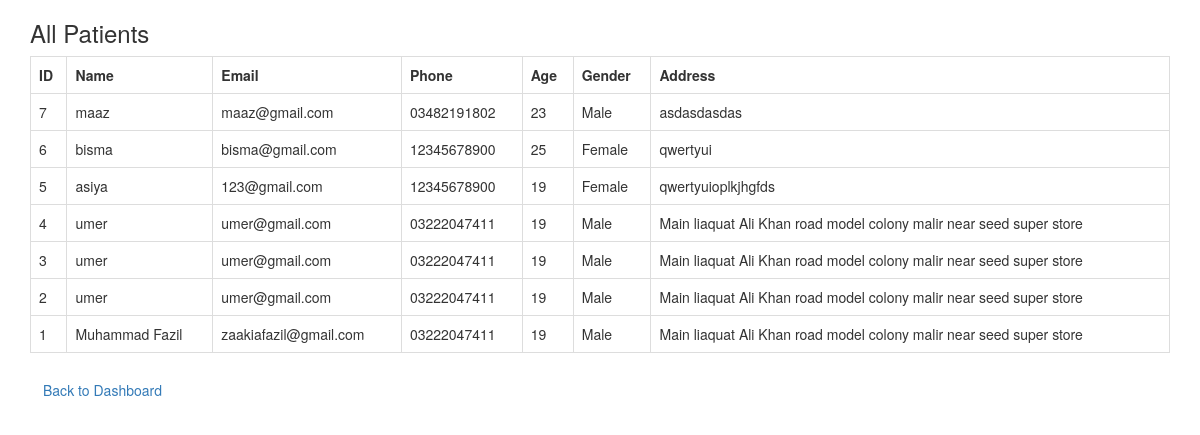
The page /hospital/patients.php (signed in) on the database its author committed.
### tables this page shows
CREATE TABLE `signup` (
  `id` int(11) NOT NULL,
  `name` varchar(100) DEFAULT NULL,
  `email` varchar(100) DEFAULT NULL,
  `password` varchar(100) DEFAULT NULL,
  `age` int(11) DEFAULT NULL,
  `gender` varchar(10) DEFAULT NULL,
  `phone` varchar(20) DEFAULT NULL,
  `address` text DEFAULT NULL
);

### hospital/patients.php (the view, shortened to what this page needs)
<?php
include "db.php";
$data = mysqli_query($conn, "SELECT * FROM signup ORDER BY id DESC");
?>
<!DOCTYPE html>
<html>
<head>
<link rel="stylesheet" href="../css/bootstrap.min.css">
</head>
<body class="container mt-4">
<h3>All Patients</h3>
<table class="table table-bordered">
<tr>
    <th>ID</th>
    <th>Name</th>
    <th>Email</th>
    <th>Phone</th>
    <th>Age</th>
    <th>Gender</th>
    <th>Address</th>
</tr>
<?php while($r = mysqli_fetch_assoc($data)){ ?>
<tr>
    <td><?php echo $r['id'] ?></td>
    <td><?php echo $r['name'] ?></td>
    <td><?php echo $r['email'] ?></td>
    <td><?php echo $r['phone'] ?></td>
    <td><?php echo $r['age'] ?></td>
    <td><?php echo $r['gender'] ?></td>
    <td><?php echo $r['address'] ?></td>
</tr>
<?php } ?>
</table>
 <a href="dashboard.php" class="btn btn-secondary">Back to Dashboard</a>
</body>
</html>

### rows shown on the page
signup: id "7", name "maaz", email "maaz@gmail.com", phone "03482191802", age "23", gender "Male", address "asdasdasdas"
signup: id "6", name "bisma", email "bisma@gmail.com", phone "12345678900", age "25", gender "Female", address "qwertyui"
signup: id "5", name "asiya", email "123@gmail.com", phone "12345678900", age "19", gender "Female", address "qwertyuioplkjhgfds"
signup: id "4", name "umer", email "umer@gmail.com", phone "03222047411", age "19", gender "Male", address "Main liaquat Ali Khan road model colony malir near seed super store"
signup: id "3", name "umer", email "umer@gmail.com", phone "03222047411", age "19", gender "Male", address "Main liaquat Ali Khan road model colony malir near seed super store"
signup: id "2", name "umer", email "umer@gmail.com", phone "03222047411", age "19", gender "Male", address "Main liaquat Ali Khan road model colony malir near seed super store"
signup: id "1", name "Muhammad Fazil", email "zaakiafazil@gmail.com", phone "03222047411", age "19", gender "Male", address "Main liaquat Ali Khan road model colony malir near seed super store"
